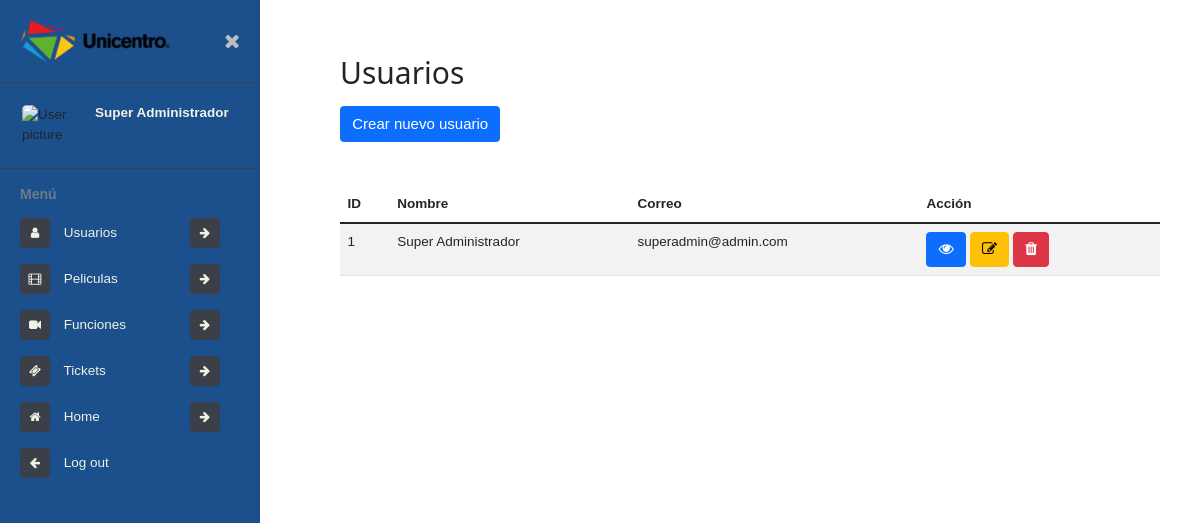
Page /admin/usuarios/ (signed in) on the earlier database version.
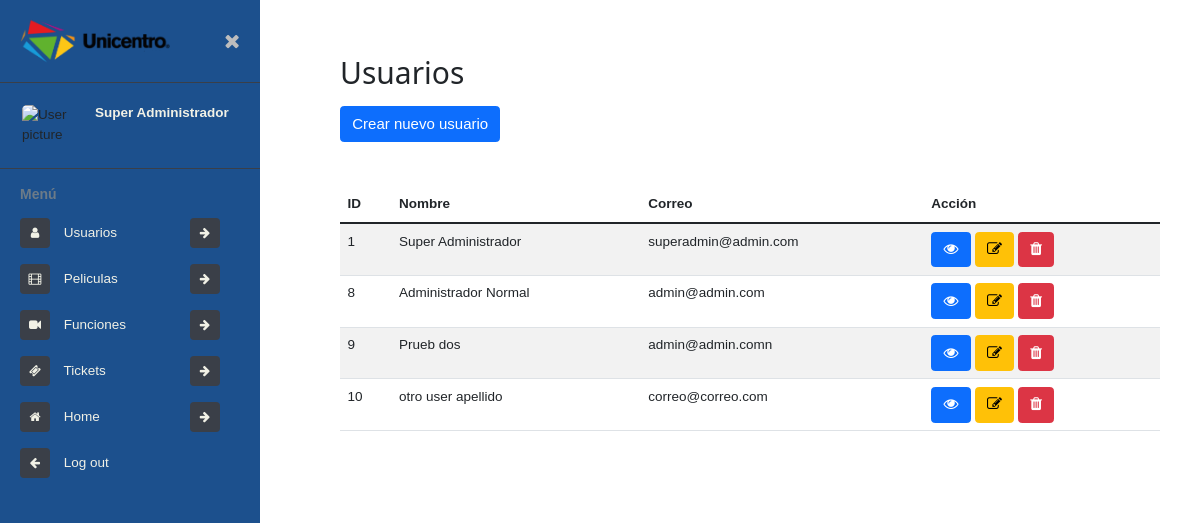
Same page on the later database version.
### tables this page shows
CREATE TABLE usuario (id INTEGER PRIMARY KEY AUTOINCREMENT NOT NULL, nombres VARCHAR (100) NOT NULL, apellidos VARCHAR (100) NOT NULL, email VARCHAR (100) NOT NULL UNIQUE, clave VARCHAR (255) NOT NULL, fechaNacimiento DATETIME, departamento VARCHAR (100), ciudad VARCHAR (100), direccion VARCHAR (100), telefono VARCHAR (100), estado BOOLEAN DEFAULT (1), fecha DATE DEFAULT (DATE('NOW')), fkRol INT REFERENCES rol (idRol) DEFAULT (1) NOT NULL);

### index.py (the view)
@app.route('/admin/usuarios/')
def adminUsuarios():
    reg = Registro()
    if session.get('user_data'):
        if session.get('user_data')[12] == 3:
            users = Users().view()
            roles = Roles().view()
            return render_template('admin/usuarios/usuarios.html', users=users, roles=roles, form=reg)
    flash("No tiene permiso para ingresar a esta área")
    return redirect('/admin/')

### db/DBConexion.py (called while the page is built)
    def getConn(self) -> list:
        return self.__conn

### db/Roles.py (called while the page is built)
    def view(self, id=None) -> list:
        try:
            query = f"SELECT * FROM rol"
            if(id):
                query += f" WHERE idRol = {escape(id)};"
            return self.conn.execute(query).fetchall()
        except Exception as m:
            return []

### db/Users.py (called while the page is built)
    def view(self, id=None) -> list:
        try:
            query = f"SELECT * FROM usuario"
            if(id):
                query += f" WHERE id = {escape(id)};"
            data = self.conn.execute(query).fetchall()
            if (id and data):
                return data[0]
            return data
        except Exception as m:
            return []

### templates/admin/usuarios/usuarios.html (shortened to what this page needs)
{% extends 'views/admin.html' %}
{% block content %}
<h1 class="h2 my-3">Usuarios</h1>
<button type="button" class="btn btn-primary" data-bs-toggle="modal" data-bs-target="#createUser">
    Crear nuevo usuario
</button>
<table class="mt-5 table table-striped table-inverse table-responsive">
    <thead class="thead-inverse">
        <tr>
            <th>ID</th>
            <th>Nombre</th>
            <th>Correo</th>
            <th>Acción</th>
        </tr>
    </thead>
    <tbody>
        {% for user in users %}
        <tr>
            <td scope="row">{{ user[0] }}</td>
            <td>{{ user[1] +' '+ user[2] }}</td>
            <td>{{ user[3] }}</td>
            <td>
                <a class="btn btn-primary" href="/admin/usuario/{{user[0]}}" role="button">
                    <i class="fa fa-eye" aria-hidden="true"></i>
                </a>
                <button type="button" class="btn btn-warning" data-bs-toggle="modal"
                    data-bs-target="#editUser-{{user[0]}}">
                    <i class="fa fa-edit" aria-hidden="true"></i>
                </button>
                <form id="delete-user-{{ user[0] }}" class="d-inline" action="/admin/usuario/eliminar/{{user[0]}}"
                    method="post">
                    <button type="submit" class="btn btn-danger" onclick="
                            event.preventDefault();
                            if(confirm('Seguro que desea eliminar el usuario {{ user[1] }}')){
                                document.getElementById('delete-user-{{ user[0] }}').submit();
                            }; ">
                        <i class="fa fa-trash" aria-hidden="true"></i>
                    </button>
                </form>
            </td>
        </tr>
        {% endfor %}
    </tbody>
</table>
{% endblock %}

Differences in the rows shown:
added usuario: id "8", nombres+apellidos "Administrador Normal", email "admin@admin.com"
added usuario: id "9", nombres+apellidos "Prueb dos", email "admin@admin.comn"
added usuario: id "10", nombres+apellidos "otro user apellido", email "correo@correo.com"
